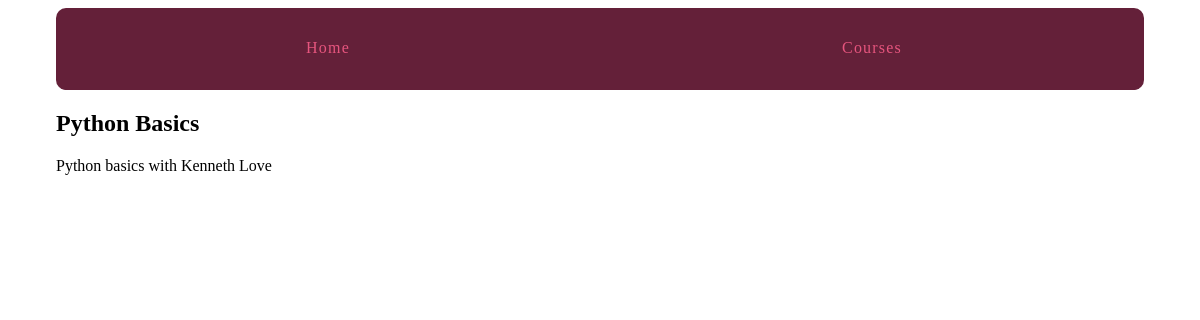
The app's page /courses/2/, older data.
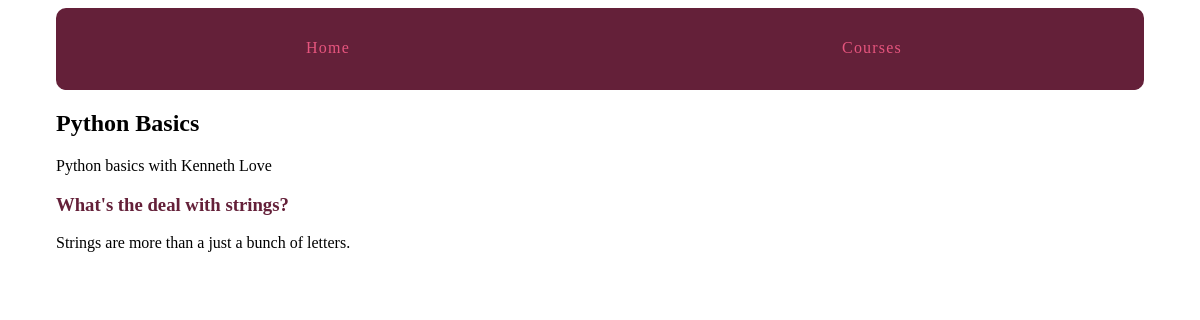
The same page, newer data.
### courses/models.py (models this page shows, shortened)
class Step(models.Model):
	title = models.CharField(max_length=255)
	description = models.TextField()
	content = models.TextField(blank=True, default='')
	order = models.IntegerField(default=0)
	course = models.ForeignKey(Course)
	class Meta:
		ordering = ['order',]

### courses/views.py (the view)
# urls.py: url(r'(?P<pk>\d+)/$', views.course_detail, name='detail'),
def course_detail(request, pk):
	course = get_object_or_404(Course, pk=pk)
	return render(request, 'courses/course_detail.html', {'course': course})

### courses/templates/courses/course_detail.html (shortened to what this page needs)
{% extends "layout.html" %}
{% block content %}
<article>
	<h2>{{ course.title }}</h2>
	{{ course.description }}
	<section>
		{% for step in course.step_set.all %}
			<h3><a href="{% url 'courses:step' course_pk=step.course.pk step_pk=step.pk %}">{{ step.title }}</a>
			</h3>
			{{ step.description }}
		{% endfor %}
	</section>
</article>
{% endblock %}

Row changes from the older to the newer data that the page shows:
added Step: title "What's the deal with strings?", description "Strings are more than a just a bunch of letters."
